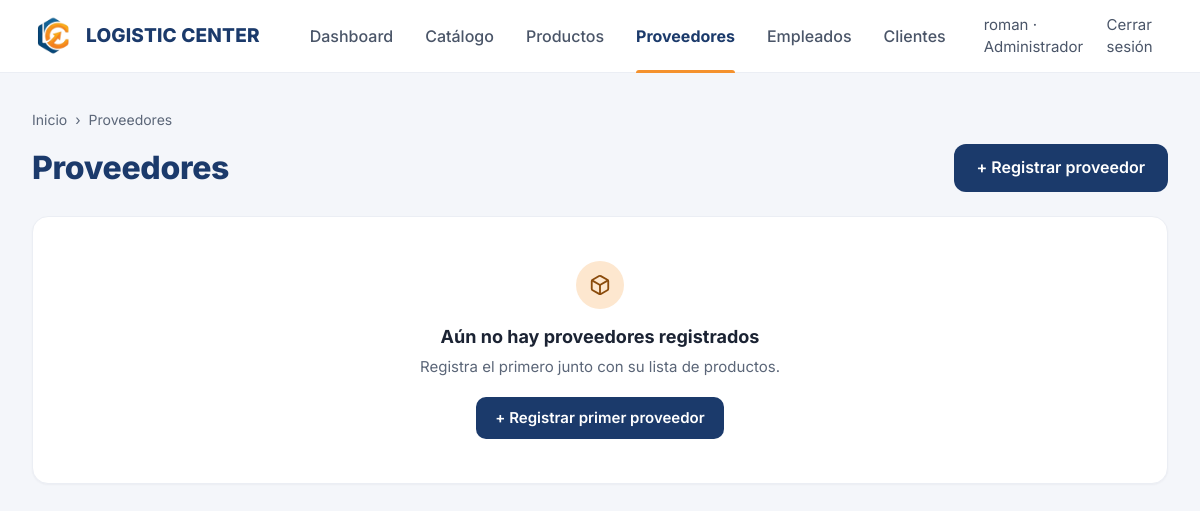
The app's page /proveedores/ (signed in), older data.
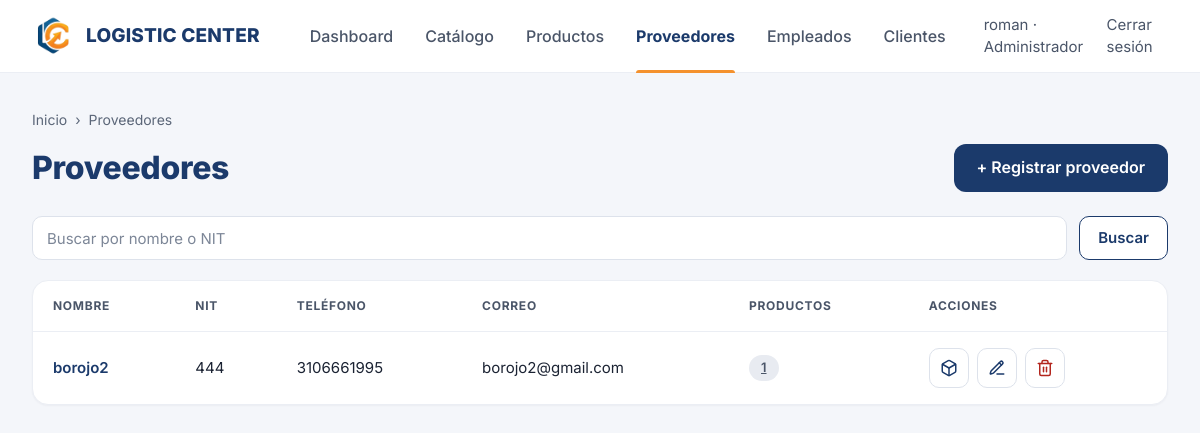
The same page, newer data.
### inventario/models.py (models this page shows, shortened)
class Proveedor(models.Model):
    nombre = models.CharField(max_length=150)
    nit = models.CharField('NIT', max_length=30, unique=True)
    telefono = models.CharField('teléfono', max_length=30)
    email = models.EmailField('correo electrónico')
    direccion = models.CharField('dirección', max_length=255)
    fecha_registro = models.DateTimeField(auto_now_add=True)
    class Meta:
        ordering = ['nombre']
        verbose_name = 'Proveedor'
        verbose_name_plural = 'Proveedores'

### inventario/views.py (the view)
# urls.py: path('proveedores/', views.ListarProveedoresView, name='listar_proveedores'),
@solo_staff
def ListarProveedoresView(request):
    busqueda = request.GET.get('q', '').strip()
    proveedores = Proveedor.objects.annotate(total_productos=Count('productos'))
    if busqueda:
        proveedores = proveedores.filter(
            Q(nombre__icontains=busqueda) | Q(nit__icontains=busqueda)
        )
    return render(request, 'inventario/listar_proveedores.html', {
        'proveedores': proveedores,
        'busqueda': busqueda,
    })

### inventario/views.py (called while the page is built)
def solo_staff(vista):
    return login_required(user_passes_test(lambda u: u.is_staff)(vista))

### inventario/templates/inventario/listar_proveedores.html (shortened to what this page needs)
{% extends 'base.html' %}
{% block content %}
<nav class="crumbs" aria-label="Ruta">
    <a href="{% url 'dashboard' %}">Inicio</a><span aria-hidden="true">›</span><span>Proveedores</span>
</nav>
<div class="page-head">
    <h1 class="page-title">Proveedores</h1>
    <a class="btn btn--primary btn--lg" href="{% url 'registrar_proveedor' %}">+ Registrar proveedor</a>
</div>
{% if proveedores or busqueda %}
<form method="get" class="toolbar" role="search">
    <input class="input" type="search" name="q" value="{{ busqueda }}" placeholder="Buscar por nombre o NIT" aria-label="Buscar por nombre o NIT">
    <button class="btn btn--outline" type="submit">Buscar</button>
</form>
<div class="table-card">
    <div class="table-wrap">
        <table class="table">
            <thead>
                <tr>
                    <th scope="col">Nombre</th>
                    <th scope="col">NIT</th>
                    <th scope="col">Teléfono</th>
                    <th scope="col">Correo</th>
                    <th scope="col">Productos</th>
                    <th scope="col">Acciones</th>
                </tr>
            </thead>
            <tbody>
                {% for proveedor in proveedores %}
                <tr>
                    <td><a class="link-strong" href="{% url 'detalle_proveedor' proveedor.pk %}">{{ proveedor.nombre }}</a></td>
                    <td>{{ proveedor.nit }}</td>
                    <td>{{ proveedor.telefono }}</td>
                    <td>{{ proveedor.email }}</td>
                    <td><a class="pill pill--gray" href="{% url 'detalle_proveedor' proveedor.pk %}" title="Ver lista de productos">{{ proveedor.total_productos }}</a></td>
                    <td>
                        <div class="actions">
                            <a class="icon-btn" href="{% url 'detalle_proveedor' proveedor.pk %}" title="Lista de productos" aria-label="Ver productos de {{ proveedor.nombre }}">
                                <svg class="icon" aria-hidden="true"><use href="#i-box"/></svg>
                            </a>
                            <a class="icon-btn" href="{% url 'modificar_proveedor' proveedor.pk %}" title="Modificar" aria-label="Modificar a {{ proveedor.nombre }}">
                                <svg class="icon" aria-hidden="true"><use href="#i-edit"/></svg>
                            </a>
                            <button class="icon-btn icon-btn--danger" type="button" title="Eliminar" aria-label="Eliminar a {{ proveedor.nombre }}"
                                    data-delete-url="{% url 'eliminar_proveedor' proveedor.pk %}"
                                    data-title="¿Eliminar a {{ proveedor.nombre }}?"
                                    data-text="Esta acción no se puede deshacer. Se eliminará también su lista de productos. Si alguno ya está en el inventario, no se podrá eliminar.">
                                <svg class="icon" aria-hidden="true"><use href="#i-trash"/></svg>
                            </button>
                        </div>
                    </td>
                </tr>
                {% empty %}
                <tr><td colspan="6" class="cell-empty">No se encontraron proveedores.</td></tr>
                {% endfor %}
            </tbody>
        </table>
    </div>
</div>
{% else %}
<section class="card empty">
    <span class="empty__icon"><svg class="icon" aria-hidden="true"><use href="#i-box"/></svg></span>
    <h2>Aún no hay proveedores registrados</h2>
    <p>Registra el primero junto con su lista de productos.</p>
    <a class="btn btn--primary" href="{% url 'registrar_proveedor' %}">+ Registrar primer proveedor</a>
</section>
{% endif %}
{% endblock %}

Row changes from the older to the newer data that the page shows:
added Proveedor: nombre "borojo2", nit "444", telefono "3106661995", email "borojo2@gmail.com", total_productos "1"
Text that changed along with them:
text no longer shown: "Aún no hay proveedores registrados Registra el primero junto con su lista de productos. + Registrar primer proveedor"
text now shown: "Buscar NOMBRE NIT TELÉFONO CORREO PRODUCTOS ACCIONES"
